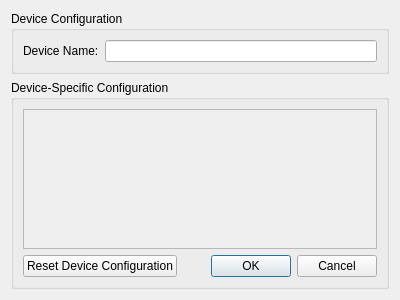
<?xml version="1.0" encoding="UTF-8"?>
<ui version="4.0">
 <class>OpenRGBDeviceEditorDialog</class>
 <widget class="QDialog" name="OpenRGBDeviceEditorDialog">
  <property name="geometry">
   <rect>
    <x>0</x>
    <y>0</y>
    <width>400</width>
    <height>300</height>
   </rect>
  </property>
  <property name="windowTitle">
   <string>Device Editor</string>
  </property>
  <layout class="QGridLayout" name="gridLayout">
   <item row="0" column="0">
    <widget class="QGroupBox" name="GroupBoxDeviceConfiguration">
     <property name="title">
      <string>Device Configuration</string>
     </property>
     <layout class="QGridLayout" name="gridLayout_3">
      <item row="0" column="0">
       <widget class="QLabel" name="LabelDeviceName">
        <property name="text">
         <string>Device Name:</string>
        </property>
       </widget>
      </item>
      <item row="0" column="1">
       <widget class="QLineEdit" name="LineEditDeviceName"/>
      </item>
     </layout>
    </widget>
   </item>
   <item row="1" column="0">
    <widget class="QGroupBox" name="GroupBoxDeviceSpecificConfiguration">
     <property name="title">
      <string>Device-Specific Configuration</string>
     </property>
     <layout class="QGridLayout" name="gridLayout_2">
      <item row="2" column="0">
       <layout class="QHBoxLayout" name="HorizontalLayoutButtonBox">
        <item>
         <widget class="QPushButton" name="ButtonResetDeviceConfiguration">
          <property name="text">
           <string>Reset Device Configuration</string>
          </property>
         </widget>
        </item>
        <item>
         <widget class="QDialogButtonBox" name="ButtonBox">
          <property name="standardButtons">
           <set>QDialogButtonBox::StandardButton::Cancel|QDialogButtonBox::StandardButton::Ok</set>
          </property>
         </widget>
        </item>
       </layout>
      </item>
      <item row="0" column="0">
       <widget class="QScrollArea" name="ScrollAreaDeviceConfiguration">
        <property name="widgetResizable">
         <bool>true</bool>
        </property>
        <widget class="QWidget" name="ScrollAreaDeviceConfigurationWidget">
         <property name="geometry">
          <rect>
           <x>0</x>
           <y>0</y>
           <width>368</width>
           <height>172</height>
          </rect>
         </property>
         <layout class="QVBoxLayout" name="ScrollAreaDeviceConfigurationLayout"/>
        </widget>
       </widget>
      </item>
     </layout>
    </widget>
   </item>
  </layout>
 </widget>
 <resources/>
 <connections>
  <connection>
   <sender>ButtonBox</sender>
   <signal>accepted()</signal>
   <receiver>OpenRGBDeviceEditorDialog</receiver>
   <slot>accept()</slot>
   <hints>
    <hint type="sourcelabel">
     <x>20</x>
     <y>20</y>
    </hint>
    <hint type="destinationlabel">
     <x>20</x>
     <y>20</y>
    </hint>
   </hints>
  </connection>
  <connection>
   <sender>ButtonBox</sender>
   <signal>rejected()</signal>
   <receiver>OpenRGBDeviceEditorDialog</receiver>
   <slot>reject()</slot>
   <hints>
    <hint type="sourcelabel">
     <x>20</x>
     <y>20</y>
    </hint>
    <hint type="destinationlabel">
     <x>20</x>
     <y>20</y>
    </hint>
   </hints>
  </connection>
 </connections>
</ui>
